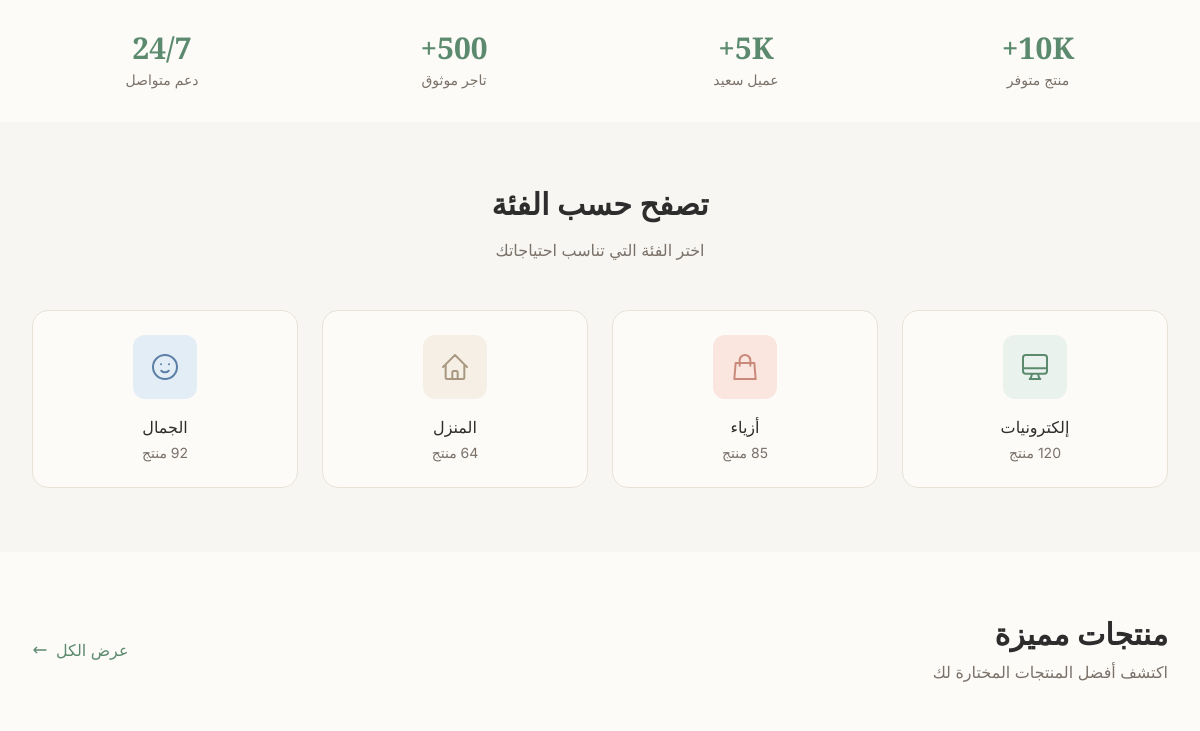
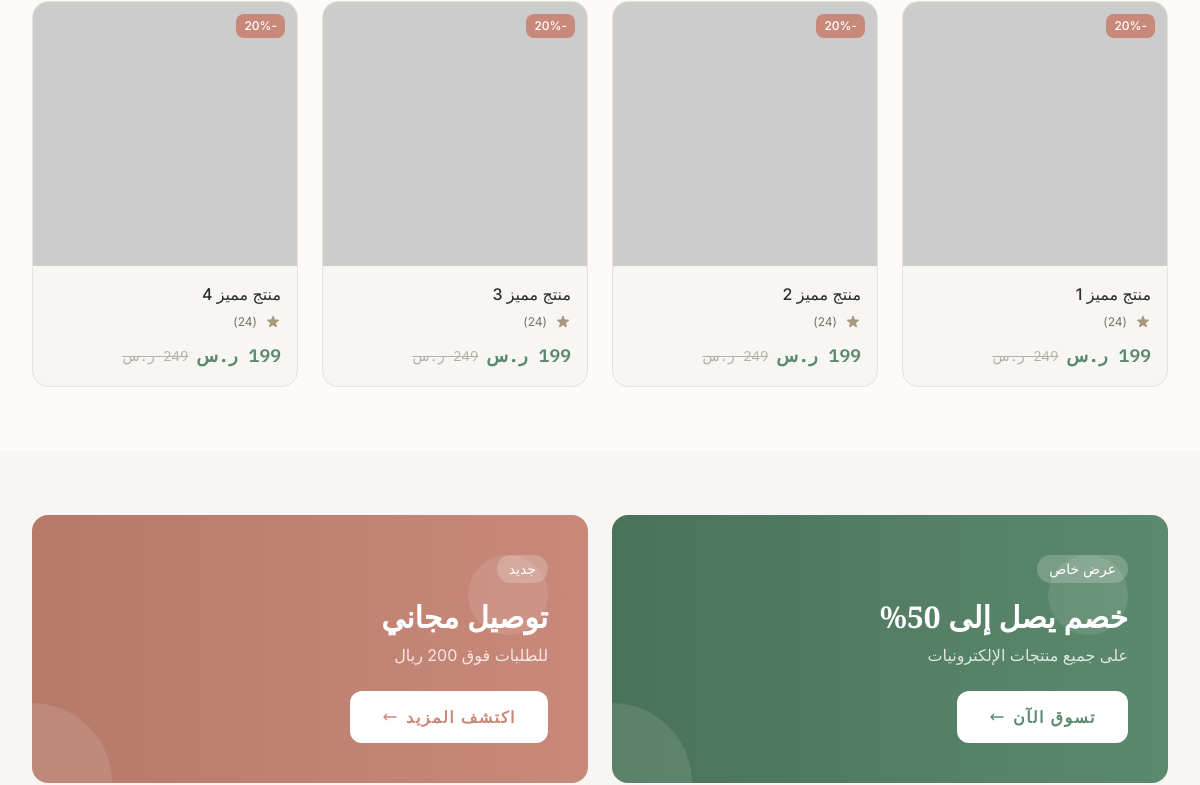
Before: / (middle part) with the older database file (2 pictures, top to bottom).
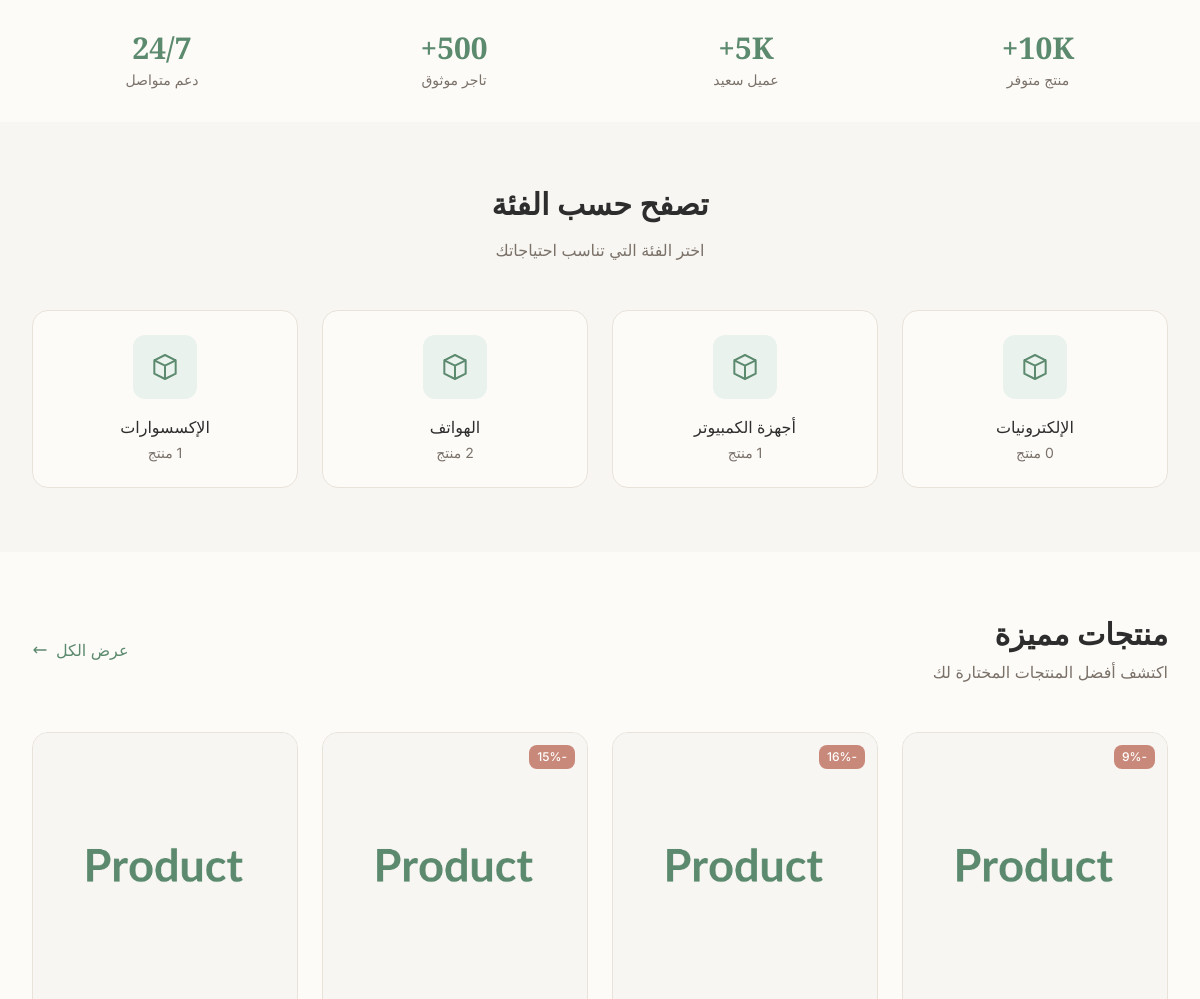
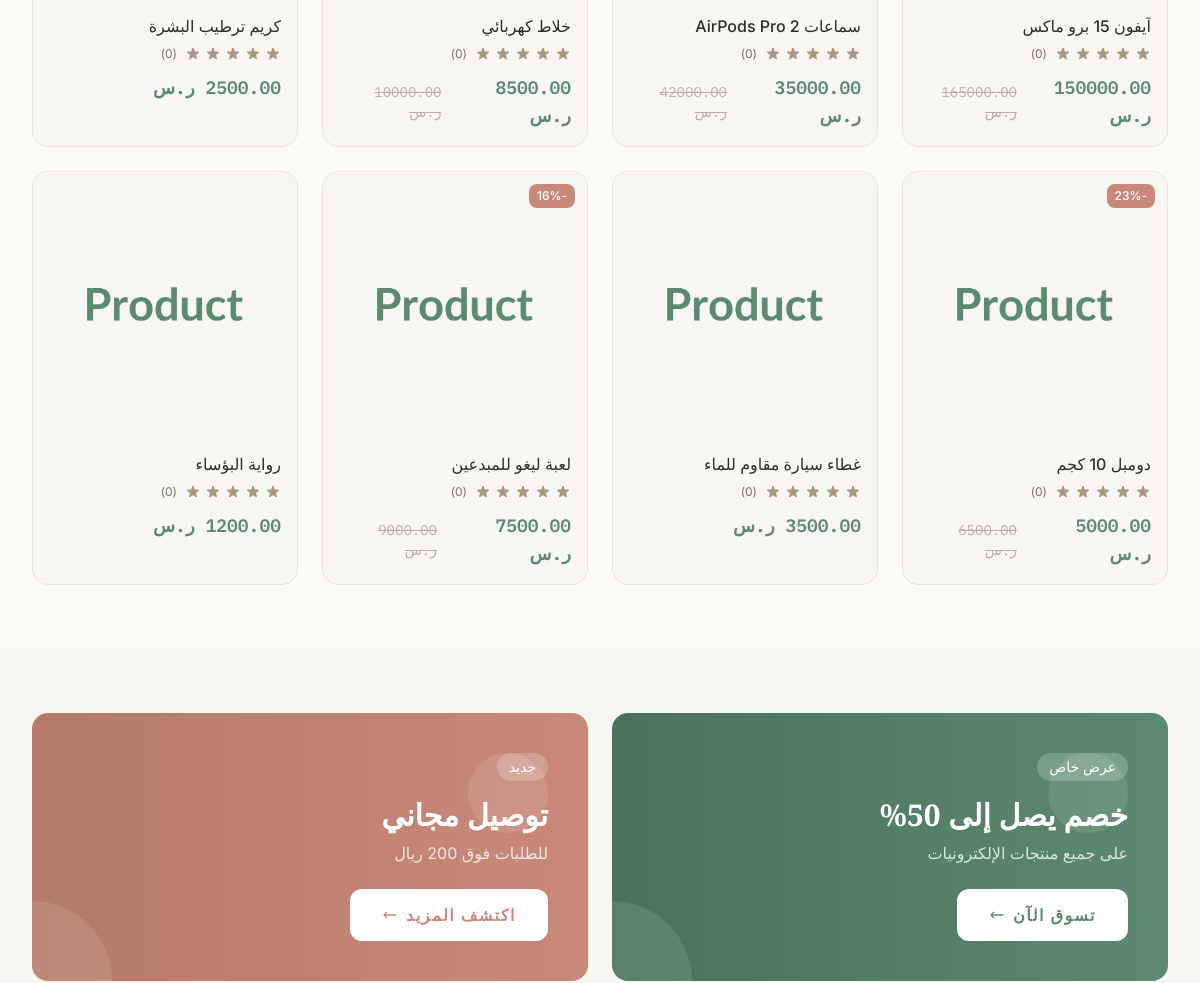
After: the same page with the newer database file (2 pictures, top to bottom).
### store/models.py (models this page shows, shortened)
class Category(models.Model):
    name = models.CharField(max_length=100, verbose_name='اسم الفئة')
    parent = models.ForeignKey(
        'self',
        on_delete=models.CASCADE,
        null=True,
        blank=True,
        related_name='children'
    )
    slug = models.SlugField(unique=True, blank=True, verbose_name='الرابط')
    image = models.ImageField(upload_to='categories/', blank=True, null=True, verbose_name='الصورة')
    is_active = models.BooleanField(default=True, verbose_name='نشط')
    created_at = models.DateTimeField(auto_now_add=True, verbose_name='تاريخ الإنشاء')
    class Meta:
        unique_together = ['name', 'parent']
        verbose_name = 'الفئة'
        verbose_name_plural = 'الفئات'
    @property
    def products_count(self):
        return self.products.filter(is_active=True).count()

class Product(models.Model):
    category = models.ForeignKey(Category, on_delete=models.SET_NULL, null=True, blank=True, related_name='products', verbose_name='الفئة')
    seller = models.ForeignKey(User, on_delete=models.CASCADE, related_name='products', verbose_name='البائع')
    name = models.CharField(max_length=255, verbose_name='اسم المنتج')
    slug = models.SlugField(unique=True, blank=True, verbose_name='الرابط')
    Specifications = RichTextUploadingField(verbose_name='المواصفات')
    description = models.TextField(verbose_name='الوصف')
    price = models.DecimalField(max_digits=10, decimal_places=2, verbose_name='السعر')
    old_price = models.DecimalField(max_digits=10, decimal_places=2, blank=True, null=True, verbose_name='السعر القديم')
    discount = models.PositiveIntegerField(default=0, verbose_name='نسبة الخصم')
    image = models.ImageField(upload_to='products/', verbose_name='الصورة الرئيسية')
    stock = models.PositiveIntegerField(default=0, verbose_name='المخزون')
    sku = models.CharField(max_length=50, blank=True, verbose_name='رمز المنتج')
    brand = models.CharField(max_length=100, blank=True, verbose_name='العلامة التجارية')
    is_active = models.BooleanField(default=True, verbose_name='نشط')
    is_featured = models.BooleanField(default=False, verbose_name='مميز')
    rating = models.DecimalField(max_digits=3, decimal_places=2, default=0, verbose_name='التقييم')
    reviews_count = models.PositiveIntegerField(default=0, verbose_name='عدد التقييمات')
    sold_count = models.PositiveIntegerField(default=0, verbose_name='عدد المبيعات')
    created_at = models.DateTimeField(auto_now_add=True, verbose_name='تاريخ الإنشاء')
    updated_at = models.DateTimeField(auto_now=True, verbose_name='آخر تحديث')

### store/views.py (the view)
# urls.py: path('', views.home, name='home'),
def home(request):
    categories = Category.objects.filter(is_active=True)[:4]
    featured_products = Product.objects.filter(is_active=True, is_featured=True)[:8]
    new_products = Product.objects.filter(is_active=True).order_by('-created_at')[:8]
    context = {
        'categories': categories,
        'featured_products': featured_products,
        'new_products': new_products,
    }
    return render(request, 'store/home.html', context)

### templates/store/home.html (shortened to what this page needs)
{% extends 'base.html' %}
{% load static %}
{% block content %}
<section class="bg-surface py-8">
    <div class="max-w-7xl mx-auto px-4 sm:px-6 lg:px-8">
        <div class="grid grid-cols-2 md:grid-cols-4 gap-8 text-center">
            <div data-animate>
                <p class="font-headline text-3xl font-bold text-sage">10K+</p>
                <p class="text-text-secondary text-sm mt-1">منتج متوفر</p>
            </div>
            <div data-animate>
                <p class="font-headline text-3xl font-bold text-sage">5K+</p>
                <p class="text-text-secondary text-sm mt-1">عميل سعيد</p>
            </div>
            <div data-animate>
                <p class="font-headline text-3xl font-bold text-sage">500+</p>
                <p class="text-text-secondary text-sm mt-1">تاجر موثوق</p>
            </div>
            <div data-animate>
                <p class="font-headline text-3xl font-bold text-sage">24/7</p>
                <p class="text-text-secondary text-sm mt-1">دعم متواصل</p>
            </div>
        </div>
    </div>
</section>
<section class="py-16 bg-page-bg">
    <div class="max-w-7xl mx-auto px-4 sm:px-6 lg:px-8">
        <div class="text-center mb-12" data-animate>
            <h2 class="font-headline text-3xl font-bold text-text-primary mb-4">تصفح حسب الفئة</h2>
            <p class="text-text-secondary">اختر الفئة التي تناسب احتياجاتك</p>
        </div>
        <div class="grid grid-cols-2 md:grid-cols-4 gap-4 md:gap-6">
            {% for category in categories %}
            <a href="{% url 'store:products' %}?category={{ category.id }}" class="group relative bg-surface rounded-2xl p-6 text-center border border-border-sand hover:border-sage transition-all overflow-hidden" data-animate>
                <div class="w-16 h-16 mx-auto mb-4 bg-sage-light rounded-xl flex items-center justify-center group-hover:bg-sage group-hover:text-white transition-all">
                    <svg class="w-8 h-8 text-sage group-hover:text-white transition-colors" fill="none" stroke="currentColor" viewBox="0 0 24 24">
                        <path stroke-linecap="round" stroke-linejoin="round" stroke-width="1.5" d="M20 7l-8-4-8 4m16 0l-8 4m8-4v10l-8 4m0-10L4 7m8 4v10M4 7v10l8 4"/>
                    </svg>
                </div>
                <h3 class="font-medium text-text-primary group-hover:text-sage transition-colors">{{ category.name }}</h3>
                <p class="text-sm text-text-secondary mt-1">{{ category.products_count }} منتج</p>
            </a>
            {% empty %}
            <a href="{% url 'store:products' %}" class="group relative bg-surface rounded-2xl p-6 text-center border border-border-sand hover:border-sage transition-all">
                <div class="w-16 h-16 mx-auto mb-4 bg-sage-light rounded-xl flex items-center justify-center group-hover:bg-sage transition-all">
                    <svg class="w-8 h-8 text-sage group-hover:text-white transition-colors" fill="none" stroke="currentColor" viewBox="0 0 24 24">
                        <path stroke-linecap="round" stroke-linejoin="round" stroke-width="1.5" d="M9.75 17L9 20l-1 1h8l-1-1-.75-3M3 13h18M5 17h14a2 2 0 002-2V5a2 2 0 00-2-2H5a2 2 0 00-2 2v10a2 2 0 002 2z"/>
                    </svg>
                </div>
                <h3 class="font-medium text-text-primary">إلكترونيات</h3>
                <p class="text-sm text-text-secondary mt-1">120 منتج</p>
            </a>
            <a href="{% url 'store:products' %}" class="group relative bg-surface rounded-2xl p-6 text-center border border-border-sand hover:border-rose transition-all">
                <div class="w-16 h-16 mx-auto mb-4 bg-rose-light rounded-xl flex items-center justify-center group-hover:bg-rose transition-all">
                    <svg class="w-8 h-8 text-rose group-hover:text-white transition-colors" fill="none" stroke="currentColor" viewBox="0 0 24 24">
                        <path stroke-linecap="round" stroke-linejoin="round" stroke-width="1.5" d="M16 11V7a4 4 0 00-8 0v4M5 9h14l1 12H4L5 9z"/>
                    </svg>
                </div>
                <h3 class="font-medium text-text-primary">أزياء</h3>
                <p class="text-sm text-text-secondary mt-1">85 منتج</p>
            </a>
            <a href="{% url 'store:products' %}" class="group relative bg-surface rounded-2xl p-6 text-center border border-border-sand hover:border-taupe transition-all">
                <div class="w-16 h-16 mx-auto mb-4 bg-taupe-light rounded-xl flex items-center justify-center group-hover:bg-taupe transition-all">
                </div>
                <h3 class="font-medium text-text-primary">المنزل</h3>
                <p class="text-sm text-text-secondary mt-1">64 منتج</p>
            </a>
            <a href="{% url 'store:products' %}" class="group relative bg-surface rounded-2xl p-6 text-center border border-border-sand hover:border-status-blue transition-all">
                <div class="w-16 h-16 mx-auto mb-4 bg-status-blue-light rounded-xl flex items-center justify-center group-hover:bg-status-blue transition-all">
                    <svg class="w-8 h-8 text-status-blue group-hover:text-white transition-colors" fill="none" stroke="currentColor" viewBox="0 0 24 24">
                        <path stroke-linecap="round" stroke-linejoin="round" stroke-width="1.5" d="M14.828 14.828a4 4 0 01-5.656 0M9 10h.01M15 10h.01M21 12a9 9 0 11-18 0 9 9 0 0118 0z"/>
                    </svg>
                </div>
                <h3 class="font-medium text-text-primary">الجمال</h3>
                <p class="text-sm text-text-secondary mt-1">92 منتج</p>
            </a>
            {% endfor %}
        </div>
    </div>
</section>
<section id="featured" class="py-16 bg-surface">
    <div class="max-w-7xl mx-auto px-4 sm:px-6 lg:px-8">
        <div class="flex items-center justify-between mb-12">
            <div data-animate>
                <h2 class="font-headline text-3xl font-bold text-text-primary mb-2">منتجات مميزة</h2>
                <p class="text-text-secondary">اكتشف أفضل المنتجات المختارة لك</p>
            </div>
            <a href="{% url 'store:products' %}" class="hidden sm:flex items-center gap-2 text-sage hover:text-sage-dark transition-colors">
                عرض الكل
                <svg class="w-4 h-4 rotate-180" fill="none" stroke="currentColor" viewBox="0 0 24 24">
                    <path stroke-linecap="round" stroke-linejoin="round" stroke-width="2" d="M17 8l4 4m0 0l-4 4m4-4H3"/>
                </svg>
            </a>
        </div>
        <div class="grid grid-cols-1 sm:grid-cols-2 lg:grid-cols-4 gap-6">
            {% for product in featured_products %}
            <div class="product-card bg-page-bg rounded-2xl border border-border-sand overflow-hidden group" data-animate>
                <div class="relative aspect-square overflow-hidden bg-[#F0EBE3]">
                    <img src="{% if product.image %}{{ product.image.url }}{% else %}https://placehold.co/400x400{% endif %}" alt="{{ product.name }}" class="w-full h-full object-cover group-hover:scale-105 transition-transform duration-500" onerror="this.src='https://placehold.co/400x400/F0EBE3/5C8A6E?text=Product'">
                    {% if product.discount %}
                    <span class="absolute top-3 right-3 px-2 py-1 bg-rose text-white text-xs font-medium rounded-lg">
                        -{{ product.discount }}%
                    </span>
                    {% endif %}
                </div>
                <div class="p-4">
                    <a href="{% url 'store:product_detail' product.pk %}">
                        <h3 class="font-medium text-text-primary hover:text-sage transition-colors line-clamp-2">{{ product.name }}</h3>
                    </a>
                    <div class="flex items-center gap-1 mt-2">
                        <span class="text-xs text-text-secondary mr-1">({{ product.reviews_count|default:"0" }})</span>
                    </div>
                    <div class="flex items-center gap-2 mt-3">
                        <span class="font-price text-lg font-semibold text-sage">{{ product.price }} ر.س</span>
                        {% if product.old_price %}
                        <span class="font-price text-sm text-text-placeholder line-through">{{ product.old_price }} ر.س</span>
                        {% endif %}
                    </div>
                </div>
            </div>
            {% empty %}
            {% for i in "1234" %}
            <div class="product-card bg-page-bg rounded-2xl border border-border-sand overflow-hidden group">
                <div class="relative aspect-square overflow-hidden bg-[#F0EBE3]">
                    <img src="https://placehold.co/400x400/F0EBE3/5C8A6E?text=Product+{{ forloop.counter }}" alt="Product" class="w-full h-full object-contain group-hover:scale-105 transition-transform duration-500">
                    <span class="absolute top-3 right-3 px-2 py-1 bg-rose text-white text-xs font-medium rounded-lg">
                        -20%
                    </span>
                </div>
                <div class="p-4">
                    <h3 class="font-medium text-text-primary">منتج مميز {{ forloop.counter }}</h3>
                    <div class="flex items-center gap-1 mt-2">
                        <span class="text-xs text-text-secondary mr-1">(24)</span>
                    </div>
                    <div class="flex items-center gap-2 mt-3">
                        <span class="font-price text-lg font-semibold text-sage">199 ر.س</span>
                        <span class="font-price text-sm text-text-placeholder line-through">249 ر.س</span>
                    </div>
                </div>
            </div>
            {% endfor %}
            {% endfor %}
        </div>
    </div>
</section>
<section class="py-16 bg-page-bg">
    <div class="max-w-7xl mx-auto px-4 sm:px-6 lg:px-8">
        <div class="grid md:grid-cols-2 gap-6">
            <div class="relative bg-gradient-to-l from-sage to-sage-dark rounded-2xl overflow-hidden p-8 md:p-10 text-white" data-animate>
                <div class="relative z-10">
                    <span class="inline-block px-3 py-1 bg-white/20 rounded-full text-sm mb-4">عرض خاص</span>
                    <h3 class="font-headline text-2xl md:text-3xl font-bold mb-2">خصم يصل إلى 50%</h3>
                    <p class="text-white/80 mb-6">على جميع منتجات الإلكترونيات</p>
                    <a href="{% url 'store:products' %}" class="shiny-btn bg-white text-sage hover:bg-page-bg" style="box-shadow: none;">
                        تسوق الآن
                        <svg class="w-4 h-4 rotate-180" fill="none" stroke="currentColor" viewBox="0 0 24 24">
                            <path stroke-linecap="round" stroke-linejoin="round" stroke-width="2" d="M17 8l4 4m0 0l-4 4m4-4H3"/>
                        </svg>
                    </a>
                </div>
                <div class="absolute left-0 bottom-0 w-40 h-40 bg-white/10 rounded-full -translate-x-1/2 translate-y-1/2"></div>
                <div class="absolute right-10 top-10 w-20 h-20 bg-white/10 rounded-full"></div>
            </div>
            <div class="relative bg-gradient-to-l from-rose to-[#B57A6A] rounded-2xl overflow-hidden p-8 md:p-10 text-white" data-animate>
                <div class="relative z-10">
                    <span class="inline-block px-3 py-1 bg-white/20 rounded-full text-sm mb-4">جديد</span>
                    <h3 class="font-headline text-2xl md:text-3xl font-bold mb-2">توصيل مجاني</h3>
                    <p class="text-white/80 mb-6">للطلبات فوق 200 ريال</p>
                    <a href="{% url 'store:products' %}" class="shiny-btn bg-white text-rose hover:bg-page-bg" style="box-shadow: none;">
                        اكتشف المزيد
                        <svg class="w-4 h-4 rotate-180" fill="none" stroke="currentColor" viewBox="0 0 24 24">
                            <path stroke-linecap="round" stroke-linejoin="round" stroke-width="2" d="M17 8l4 4m0 0l-4 4m4-4H3"/>
                        </svg>
                    </a>
                </div>
                <div class="absolute left-0 bottom-0 w-40 h-40 bg-white/10 rounded-full -translate-x-1/2 translate-y-1/2"></div>
                <div class="absolute right-10 top-10 w-20 h-20 bg-white/10 rounded-full"></div>
            </div>
        </div>
    </div>
</section>
{% endblock %}

### templates/base.html (shortened to what this page needs)
{% load static %}
<!DOCTYPE html>
<html lang="ar" dir="rtl" class="scroll-smooth">
<head>
    <link rel="stylesheet" href="{% static 'css/ui-components.css' %}">
    <script src="https://cdn.tailwindcss.com"></script>
</head>
<body class="min-h-screen bg-page-bg text-text-primary">
    <main class="pt-16">
        {% block content %}{% endblock %}
    </main>
</body>
</html>

Changed rows visible on the page:
added Category: name "الإلكترونيات"
added Category: name "أجهزة الكمبيوتر"
added Category: name "الهواتف"
added Category: name "الإكسسوارات"
added Product: image (picture), discount "9", name "آيفون 15 برو ماكس", reviews_count "0", price "150000.00", old_price "165000.00"
added Product: image (picture), discount "16", name "سماعات AirPods Pro 2", reviews_count "0", price "35000.00", old_price "42000.00"
added Product: image (picture), discount "15", name "خلاط كهربائي", reviews_count "0", price "8500.00", old_price "10000.00"
added Product: image (picture), name "كريم ترطيب البشرة", reviews_count "0", price "2500.00"
added Product: image (picture), discount "23", name "دومبل 10 كجم", reviews_count "0", price "5000.00", old_price "6500.00"
added Product: image (picture), name "غطاء سيارة مقاوم للماء", reviews_count "0", price "3500.00"
added Product: image (picture), discount "16", name "لعبة ليغو للمبدعين", reviews_count "0", price "7500.00", old_price "9000.00"
added Product: image (picture), name "رواية البؤساء", reviews_count "0", price "1200.00"
Other visible differences:
text no longer shown: "إلكترونيات 120 منتج أزياء 85 منتج المنزل 64 منتج الجمال 92 منتج"
list line gone: "-20% منتج مميز 1 (24) 199 ر.س 249 ر.س"
list line gone: "-20% منتج مميز 2 (24) 199 ر.س 249 ر.س"
list line gone: "-20% منتج مميز 3 (24) 199 ر.س 249 ر.س"
list line gone: "-20% منتج مميز 4 (24) 199 ر.س 249 ر.س"
